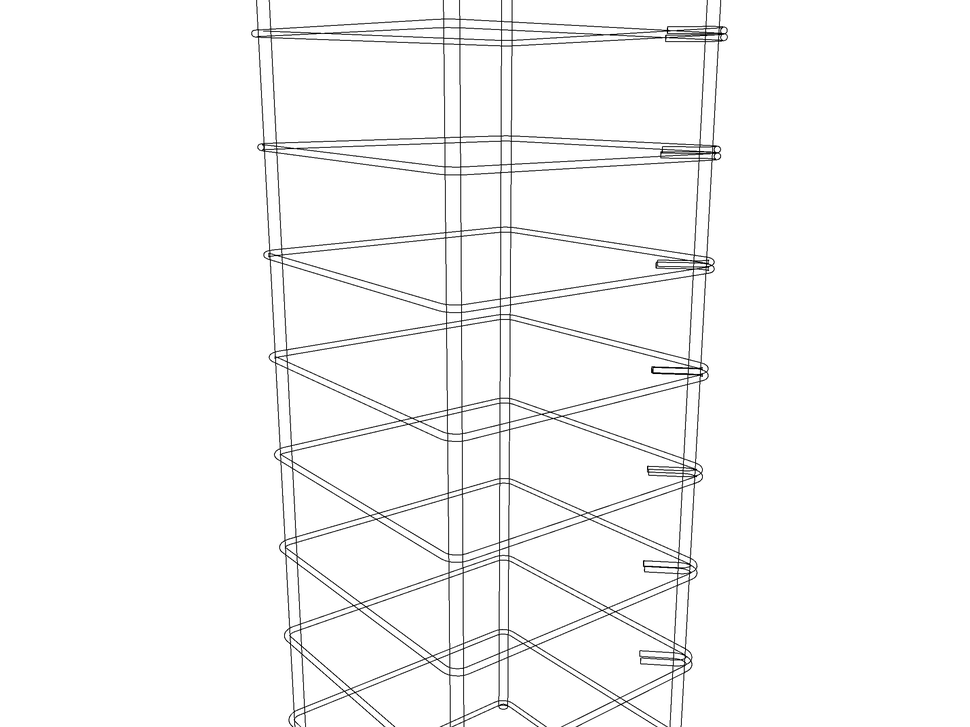
#> input picture labelus/sample/sample2.png, 970 x 727 px, shrunk from 2400 x 1800 before the run
$ python -i utils.py   (imports and definitions only)
#> lines starting #> are read from the running program, lines starting #| are printed output that depends on the picture; after the words box and inside, x2 and y2 are one past the last pixel; in counts of white or black regions, pixels touching at a corner belong together
#> further down, picture is the input picture: shape (727, 970, 3); min 0, max 255, mean 248.3
import cv2
import numpy as np
from PIL import Image
import pycocotools.mask

# [53 lines left out: functions floodFill, creatMask, dilate, storeRLE, not called in this run]
def decodeRLE(input):
    return pycocotools.mask.decode(input)

def storeImage(input: np.array):
    Image.fromarray(input).save("store.png")

def getContours(input: np.array):
    gray = cv2.cvtColor(input, cv2.COLOR_BGR2GRAY)
    _, threshold = cv2.threshold(gray, 127, 255, 0)
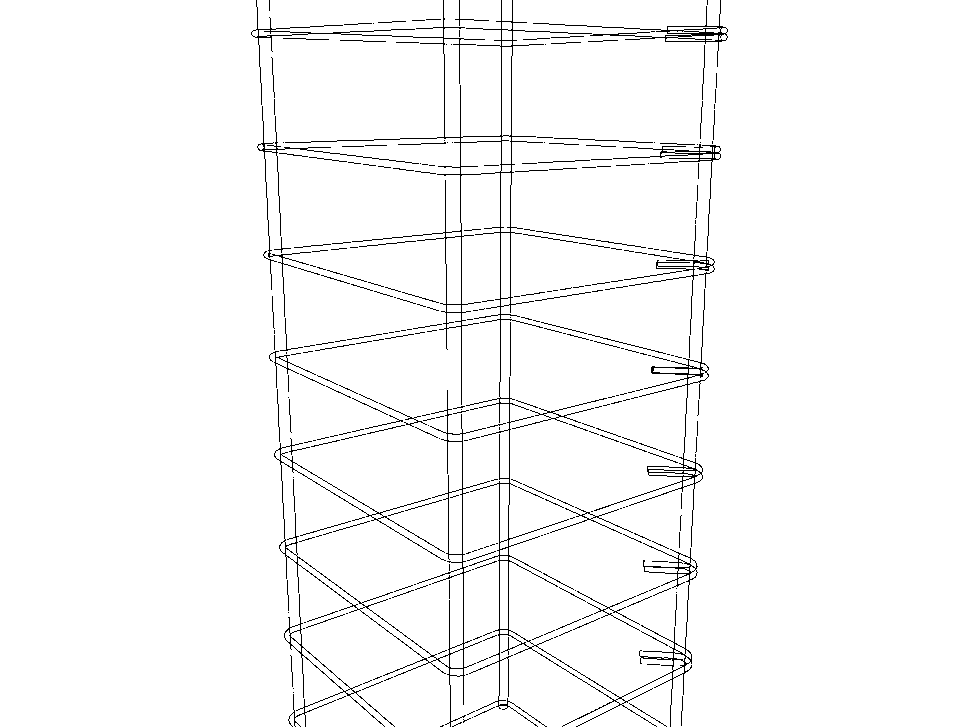
#> threshold: shape (727, 970); 97.3% white; black in thin lines or dots, all inside (x1, y1, x2, y2) = (251, 0, 728, 727)
    contours, _ = cv2.findContours(threshold, cv2.RETR_TREE, cv2.CHAIN_APPROX_SIMPLE)
#> contours = 2885 contours, 2579 with area under 20; largest, box (x1, y1, x2, y2) and area: (0, 0, 970, 727) 700310, (494, 376, 516, 697) 1884, (443, 389, 468, 706) 1320, (639, 5, 728, 52) 877, (442, 222, 469, 406) 772
    # concat shape is (n, 1, 2), n points, 2 stands for x, y
    concat = np.concatenate([contour for contour in contours], axis = 0)
#> concat = contour of 19648 points, box (x1, y1, x2, y2) (0, 0, 970, 727), area 773363
    nonsortXY = np.transpose(concat, (2, 0, 1)).reshape(2, -1)

    sortedX, sortedY = sortXY(nonsortXY[0], nonsortXY[1])
    sortedXY = (np.stack((sortedX, sortedY))).transpose().reshape(-1, 1, 2)
    hull = cv2.convexHull(sortedXY)
    return hull


def sortXY(x, y):
    # ref: https://stackoverflow.com/a/58874392
    # sort xy into counter-clockwise order
    x0 = np.mean(x)
#> x0 = 492
    y0 = np.mean(y)
#> y0 = 472.7

    r = np.sqrt((x-x0)**2 + (y-y0)**2)
#> r = 19648 values, max 682.2 at index 25, min 5.71 at index 11045, mean 204.9

    angles = np.where((y-y0) > 0, np.arccos((x-x0)/r), 2*np.pi-np.arccos((x-x0)/r))
#> angles = 19648 values, max 6.28 at index 11223, min 0.00166 at index 11122, mean 2.9

    mask = np.argsort(angles)
#> mask = 19648 values, max 19647 at index 16894, min 0 at index 15524, mean 9823.5

    x_sorted = x[mask]
#> x_sorted = 19648 values, max 969 at index 1517, min 0 at index 9942, mean 492
    y_sorted = y[mask]
#> y_sorted = 19648 values, max 726 at index 1517, min 0 at index 12966, mean 472.7

    return x_sorted, y_sorted

# [2 lines not run here, left out]

>>> import cv2
>>> picture = cv2.imread('sample/sample2.png')
>>> result = getContours(picture)
#> in getContours, `sortedX, sortedY = sortXY(nonsortXY[0], nonsortXY[1])`: sortedX has the same summary as x_sorted in sortXY; sortedY has the same summary as y_sorted in sortXY
#> in getContours, `sortedXY = (np.stack((sortedX, sortedY))).transpose().reshape(-1, 1, 2)`: sortedXY = contour of 19648 points, box (x1, y1, x2, y2) (0, 0, 970, 727), area 130921
#> in getContours, `hull = cv2.convexHull(sortedXY)`: hull = [[969, 726], [0, 726], [0, 0], [969, 0]]
#> result = [[969, 726], [0, 726], [0, 0], [969, 0]]

$ run again, on labelus/sample/sample1.png
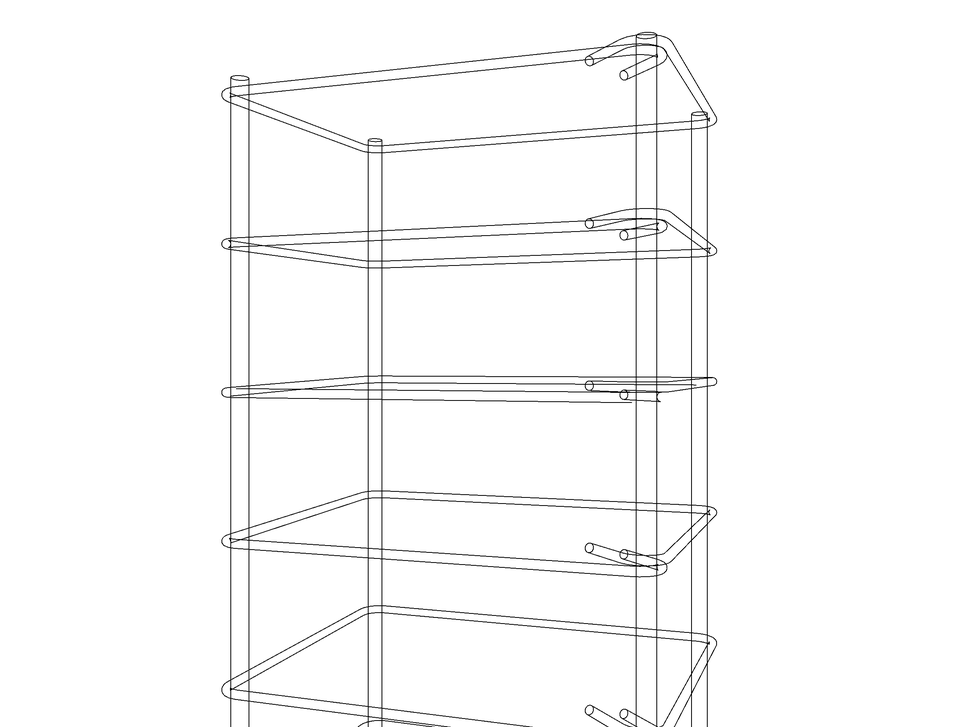
#> input picture labelus/sample/sample1.png, 970 x 727 px, shrunk from 2400 x 1799 before the run
#> picture is the input picture: shape (727, 970, 3); min 0, max 255, mean 249.7
#> in getContours, `_, threshold = cv2.threshold(gray, 127, 255, 0)`:
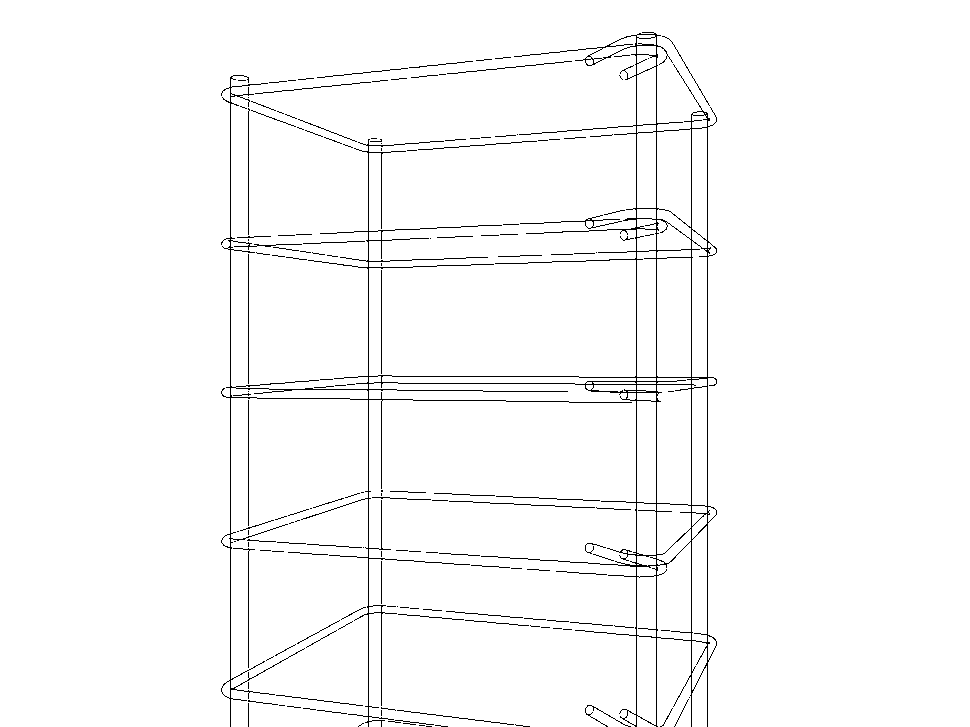
#> threshold: shape (727, 970); 97.8% white; black in thin lines or dots, all inside (x1, y1, x2, y2) = (221, 32, 717, 727)
#> contours = 1269 contours, 989 with area under 20; largest, box (x1, y1, x2, y2) and area: (0, 0, 970, 727) 663982, (657, 385, 691, 727) 11062, (692, 378, 707, 727) 4698, (637, 209, 656, 377) 2852, (637, 393, 656, 555) 2818
#> concat = contour of 8981 points, box (x1, y1, x2, y2) (0, 0, 970, 727), area 503864
#> x0 = 484.9
#> y0 = 390.2
#> r = 8981 values, max 622.4 at index 1331, min 1.93 at index 5527, mean 283
#> angles = 8981 values, max 6.28 at index 747, min 0.00401 at index 749, mean 3.15
#> mask = 8981 values, max 8980 at index 7154, min 0 at index 599, mean 4490
#> x_sorted = 8981 values, max 969 at index 294, min 0 at index 4114, mean 484.9
#> y_sorted = 8981 values, max 726 at index 294, min 0 at index 5086, mean 390.2
#> sortedX has the same summary as x_sorted in sortXY; sortedY has the same summary as y_sorted in sortXY
#> sortedXY = contour of 8981 points, box (x1, y1, x2, y2) (0, 0, 970, 727), area 173292
#> hull = [[969, 726], [0, 726], [0, 0], [969, 0]]
